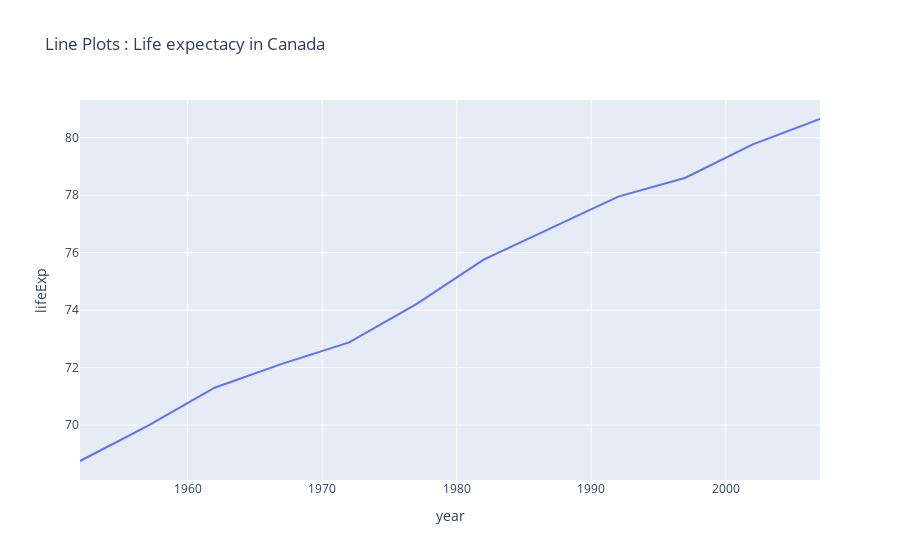

Notebook cell for this chart:
### Code cell
# 차트 생성

fig5 = px.line(data_canada, 
              x = 'year', 
              y = 'lifeExp' ,
              title = 'Line Plots : Life expectacy in Canada')

fig5.show()

### Figure 1 — Plotly figure (JSON) as saved in the notebook; plotly's stock layout.template omitted (floating-point values rounded to 4 significant figures)
{"data": [{"hovertemplate": "year=%{x}<br>lifeExp=%{y}<extra></extra>", "legendgroup": "", "line": {"color": "#636efa", "dash": "solid"}, "marker": {"symbol": "circle"}, "mode": "lines", "name": "", "orientation": "v", "showlegend": false, "type": "scatter", "x": [1952, 1957, 1962, 1967, 1972, 1977, 1982, 1987, 1992, 1997, 2002, 2007], "xaxis": "x", "y": [68.75, 69.96, 71.3, 72.13, 72.88, 74.21, 75.76, 76.86, 77.95, 78.61, 79.77, 80.65], "yaxis": "y"}], "layout": {"legend": {"tracegroupgap": 0}, "title": {"text": "Line Plots : Life expectacy in Canada"}, "xaxis": {"anchor": "y", "domain": [0, 1], "title": {"text": "year"}}, "yaxis": {"anchor": "x", "domain": [0, 1], "title": {"text": "lifeExp"}}}}
